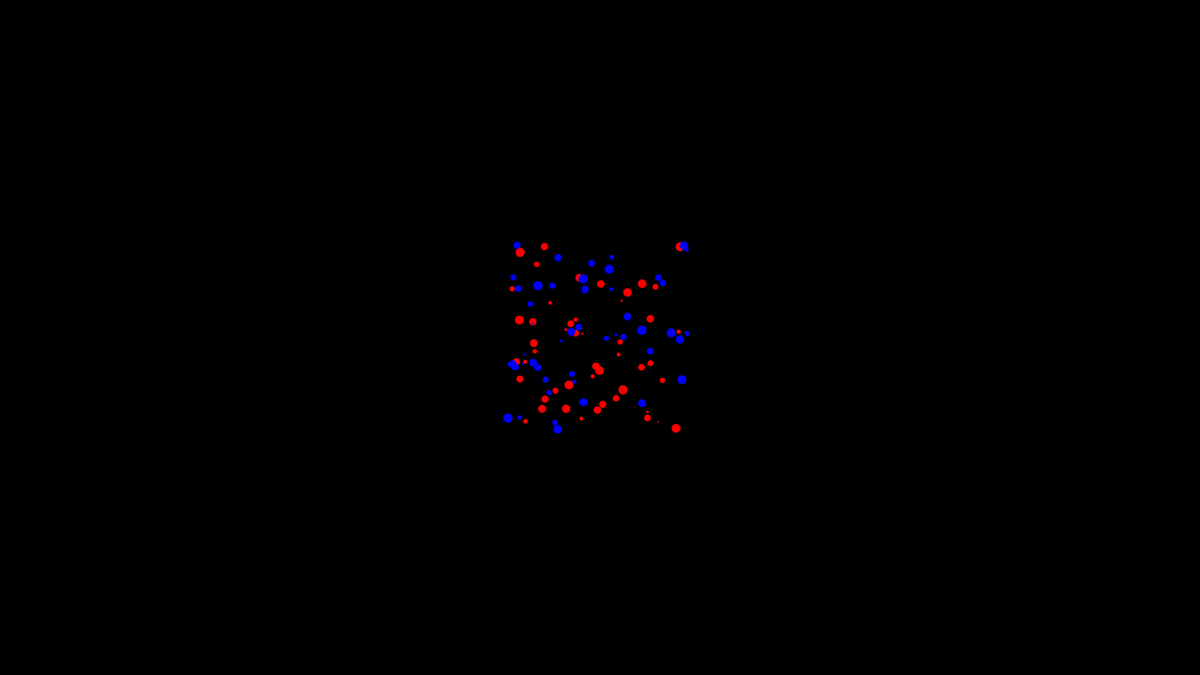
Frame 1 (no input)
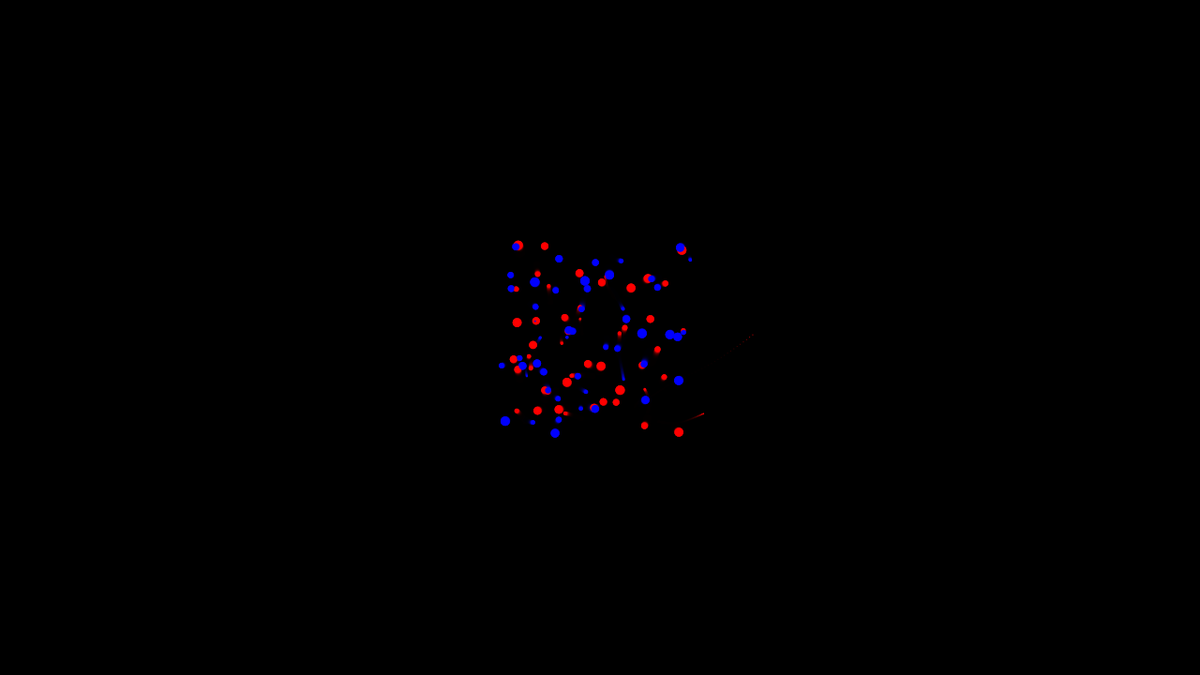
Frame 60 (the mouse pressed at the canvas centre just before this capture)
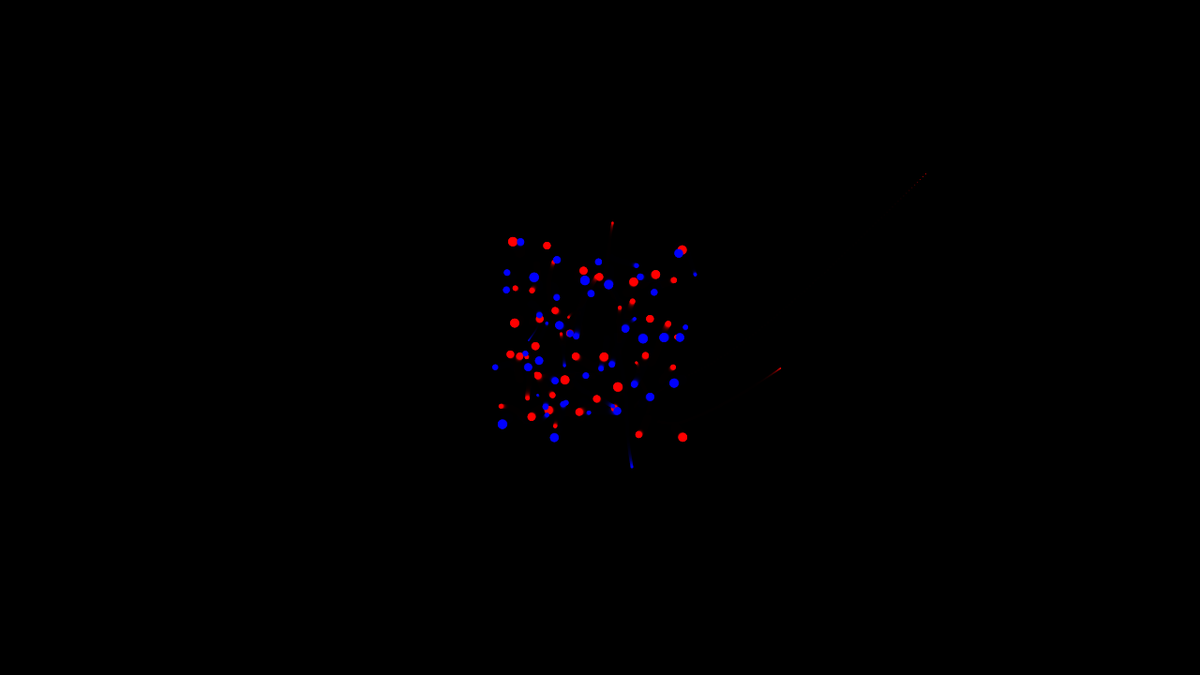
Frame 120 (the mouse held since frame 60 and released just before this capture)

The Processing sketch that drew these frames (run headless with seeded random() and noise(); from frame 60 on, the mouse is pressed at the canvas centre):

// Processing sketch: particles
// ── particles.pde
ArrayList<Particle> particles;


void setup() {
  size(1280, 720);
  particles = new ArrayList<Particle>();
  for (int i = 0; i < numberOfParticles; i++) {
    PVector p = new PVector(random(-100,100), random(-100,100));
    PVector v = new PVector(random(-10,10), random(-10,10));
    PVector prev = new PVector(p.x - v.x*dt, p.y - v.y*dt);
    float m = random(1, 100);
    float q = 100;
    Particle part = new Particle(p, prev, m, q);
    particles.add(part);
  }
  for (int i = 0; i < numberOfParticles; i++) {
    PVector p = new PVector(random(-100,100), random(-100,100));
    PVector v = new PVector(random(-10,10), random(-10,10));
    PVector prev = new PVector(p.x - v.x*dt, p.y - v.y*dt);
    float m = random(1, 100);
    float q = -100;
    Particle part = new Particle(p, prev, m, q);
    particles.add(part);
  }
  fill(0);
  rect(0,0,width,height);
}

void draw() {
  translate(width/2, height/2);
  displayBackground();
  displayParticles();
  for (int i = 0; i < stepsPerFrame; i++) {
    preUpdatePositions();
    updatePositions();
  }
}

// ── Classes.pde
class Particle {
  
  PVector cur;
  PVector prev;
  float m;
  
  PVector curNext;
  PVector prevNext;
  
  float q;
  
   
  Particle(PVector cur, PVector prev, float m) {
    this.cur = cur.copy();
    this.prev = prev.copy();
    this.m = m;
    this.q = 0;
    
    this.prevNext = prev.copy();
    this.curNext = cur.copy();
  }
  
  Particle(PVector cur, PVector prev, float m, float q) {
    this.cur = cur.copy();
    this.prev = prev.copy();
    this.m = m;
    this.q = q;
    
    this.prevNext = prev.copy();
    this.curNext = cur.copy();
  }
  
  PVector getAcceleration(PVector force) {
    return force.div(m);
  }
  
  PVector getForces(ArrayList<Particle> particles) {
    float Fx = 0;
    float Fy = 0;
    for (int i = 0; i < particles.size(); i++) {
      Particle oParticle = particles.get(i);
      float distance = cur.dist(oParticle.cur);
      if (distance == 0) {
        //do nothing
      } else {
        float px = (cur.x - oParticle.cur.x)/distance;
        float py = (cur.y - oParticle.cur.y)/distance;
        float oQ = oParticle.q;
        Fx = Fx + q*oQ*px/distance;
        Fy = Fy + q*oQ*py/distance;
      }
    }
    return new PVector(Fx,Fy); 
  }
  
  void updatePosition() {
    cur = curNext.copy();
    prev = prevNext.copy();
  }
  
  void preUpdatePosition(PVector force, float dt) {
    // f(t + dt) = f''(t) dt*dt + 2 f(t) - f(t - dt)
    PVector acc = this.getAcceleration(force);
    float dx = acc.x*pow(dt,2) + 2*cur.x - prev.x;
    float dy = acc.y*pow(dt,2) + 2*cur.y - prev.y;
    PVector curHolder = new PVector(dx, dy);
    prevNext = cur.copy();
    curNext = curHolder.copy();
  }
}

// ── Graphical.pde

void displayBackground() {
  fill(0,0,0,50);
  rect(-width/2,-height/2,width,height);
}

void displayParticles() {
  noStroke();
  fill(255,255,255,255);
  for (int i = 0; i < particles.size(); i++) {
    if (particles.get(i).q < 0) {
      fill(0,0,255); 
    } else if (particles.get(i).q > 0) {
      fill(255,0,0);
    } else {
      fill(255,255,255);
    }
    float m = particles.get(i).m;
    ellipse(particles.get(i).cur.x, particles.get(i).cur.y, sqrt(m), sqrt(m)); 
  }
}

// ── Parameters.pde
int numberOfParticles = 50;
float dt = .001;
int stepsPerFrame = 10;

// ── Physical.pde
void preUpdatePositions() {
  for (int i = 0; i < particles.size(); i++) {
    PVector f = getForce(particles.get(i));
    particles.get(i).preUpdatePosition(f, dt);
  }
}

void updatePositions() {
  for (int i = 0; i < particles.size(); i++) {
    particles.get(i).updatePosition();
  }
}

PVector getForce(Particle p) {
  return p.getForces(particles);
}
